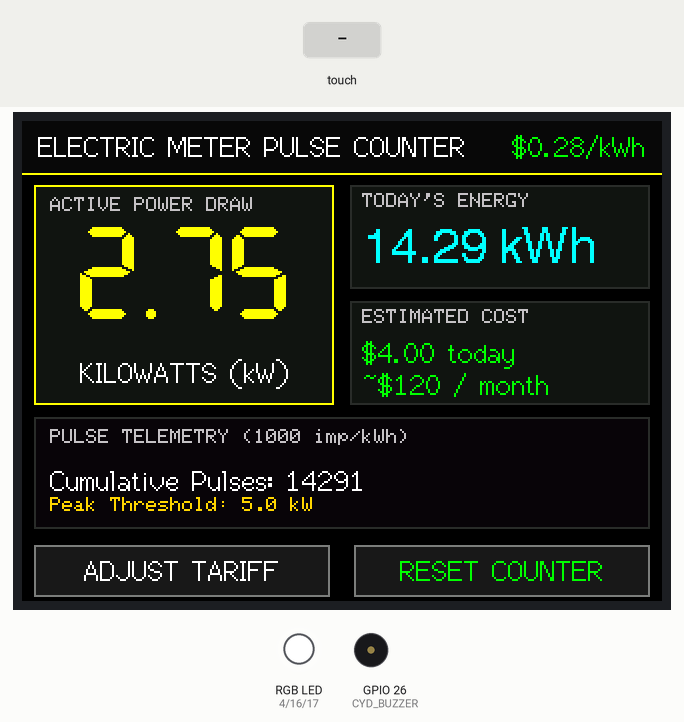
This sketch was run on a simulated ESP32. Shown: 320×240 colour display, an RGB LED mixed from three pins (HIGH = lit), buzzer (waves = sounding). Dashed ring = blinking. Inputs (shaded band) come from the test bench. Random numbers use the default seed unless the sketch sets one.

Above: at 2.2 s.
2.3 s: touch panel pressed at 13 % / 90 % of its raw x / y range
At 3.11 s:
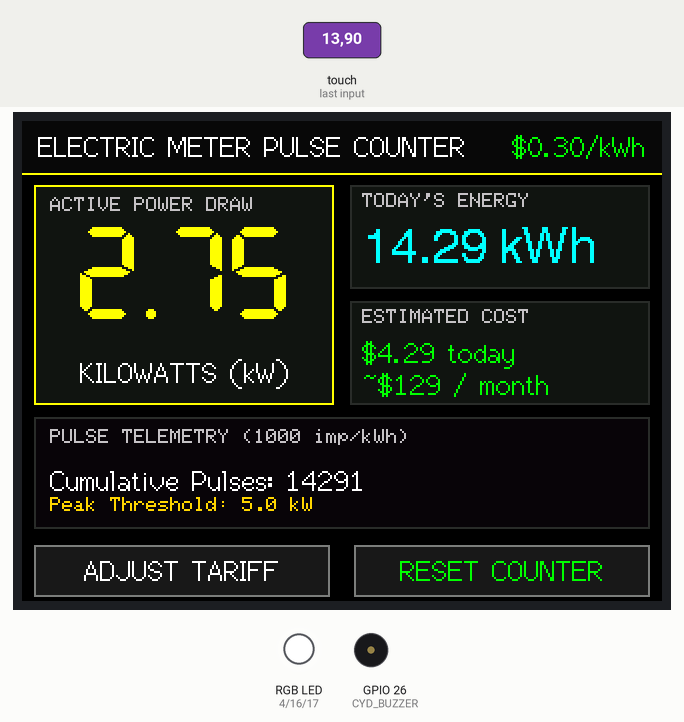
At 4.2 s:
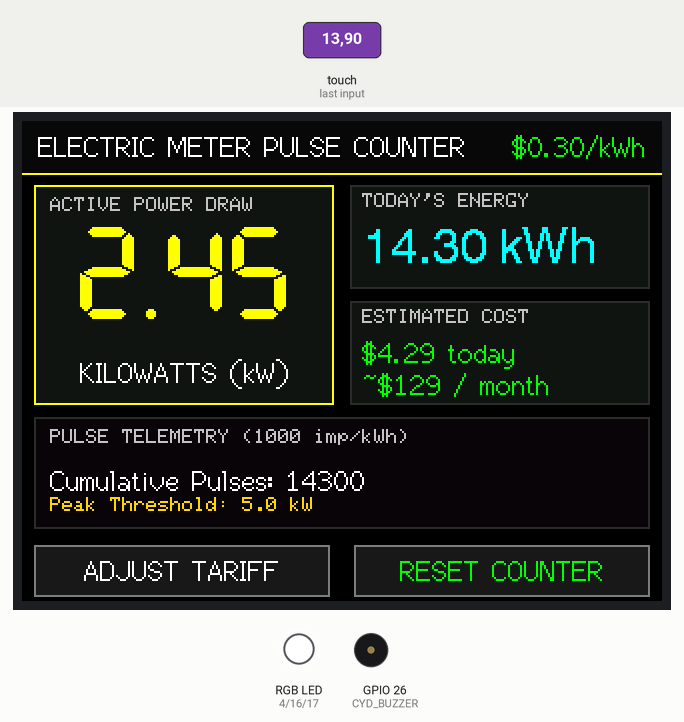
4.5 s: touch panel pressed at 38 % / 90 % of its raw x / y range
At 6.1 s:
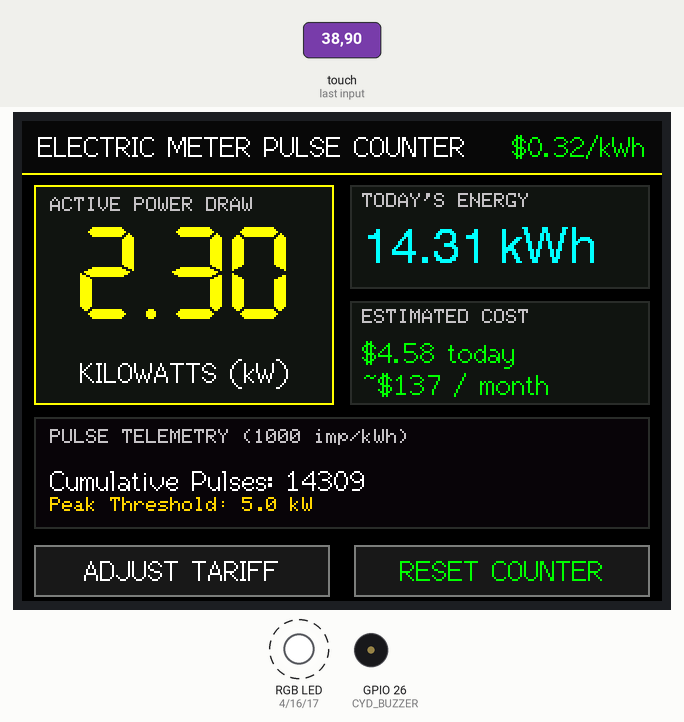
Timing chart, 0 to 12.5 s (numbered marks = the images above; inputs shaded):
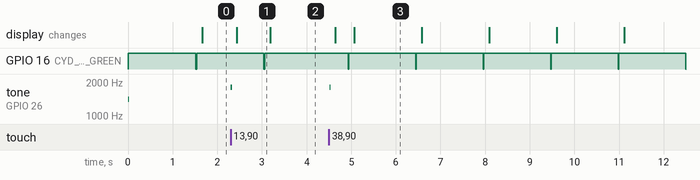

Measured:
- after the input at 2.3 s, tone on GPIO 26 (CYD_BUZZER): silent → 1800 Hz at once, → silent 0.03 s later
- after the input at 4.5 s, tone on GPIO 26 (CYD_BUZZER): silent → 1800 Hz at once, → silent 0.03 s later
- by itself, GPIO 16 (CYD_LED_GREEN): alternates HIGH for 1.5 s and LOW for 0.02 s
- what the display in image 1 shows lasts 0.8 s, from 2.4 s to 3.2 s
- what the display in image 3 shows lasts 1.5 s, from 5.1 s to 6.6 s

The sketch:

25-smart-electric-meter-pulse.ino
```cpp
// (licence header left out)
#include <Arduino.h>
#include <SPI.h>
#include <TFT_eSPI.h>
#include <XPT2046_Touchscreen.h>

// Touch Pins
#define XPT2046_IRQ 36
#define XPT2046_MOSI 32
#define XPT2046_MISO 39
#define XPT2046_CLK 25
#define XPT2046_CS 33

// Onboard Peripherals
#define CYD_LED_RED 4
#define CYD_LED_GREEN 16
#define CYD_LED_BLUE 17
#define CYD_BUZZER 26
#define CYD_LDR 34 // Onboard optical pulse detector

SPIClass touchSPI = SPIClass(VSPI);
XPT2046_Touchscreen ts(XPT2046_CS, XPT2046_IRQ);
TFT_eSPI tft = TFT_eSPI();

// Metering Constants
#define IMPULSES_PER_KWH 1000 // Standard DIN rail / utility meter pulse constant

volatile uint32_t totalPulses = 14280;
float currentKw = 2.45;
float todayKwh = 14.28;
float tariffPerKwh = 0.28; // $ / kWh
float projectedMonthlyCost = 120.50;

float peakKwLimit = 5.0; // Overload threshold
bool isOverload = false;

void beep(int freq, int durationMs) {
  tone(CYD_BUZZER, freq, durationMs);
}

void setRGB(bool r, bool g, bool b) {
  digitalWrite(CYD_LED_RED, r ? LOW : HIGH);
  digitalWrite(CYD_LED_GREEN, g ? LOW : HIGH);
  digitalWrite(CYD_LED_BLUE, b ? LOW : HIGH);
}

void drawHeader() {
  tft.fillRect(0, 0, 320, 26, isOverload ? TFT_RED : 0x0841);
  tft.drawFastHLine(0, 26, 320, TFT_YELLOW);

  tft.setTextColor(TFT_WHITE, isOverload ? TFT_RED : 0x0841);
  tft.setTextDatum(ML_DATUM);
  tft.drawString(isOverload ? "PEAK DEMAND OVERLOAD WARNING!" : "ELECTRIC METER PULSE COUNTER", 8, 13, 2);

  tft.setTextDatum(MR_DATUM);
  tft.setTextColor(isOverload ? TFT_YELLOW : TFT_GREEN, isOverload ? TFT_RED : 0x0841);
  char buf[32];
  snprintf(buf, sizeof(buf), "$%.2f/kWh", tariffPerKwh);
  tft.drawString(buf, 312, 13, 2);
}

void drawDashboard() {
  // Current Power Draw Hero Card (Left)
  tft.fillRect(6, 32, 150, 110, 0x10A2);
  tft.drawRect(6, 32, 150, 110, isOverload ? TFT_RED : TFT_YELLOW);

  tft.setTextColor(TFT_SILVER, 0x10A2);
  tft.setTextDatum(TL_DATUM);
  tft.drawString("ACTIVE POWER DRAW", 14, 38, 1);

  tft.setTextColor(isOverload ? TFT_RED : TFT_YELLOW, 0x10A2);
  tft.setTextDatum(MC_DATUM);
  char buf[32];
  snprintf(buf, sizeof(buf), "%.2f", currentKw);
  tft.drawString(buf, 81, 76, 7);

  tft.setTextColor(TFT_WHITE, 0x10A2);
  tft.drawString("KILOWATTS (kW)", 81, 126, 2);

  // Right Grid Cards (Today's Energy & Projected Cost)
  // Today's Consumption
  tft.fillRect(164, 32, 150, 52, 0x10A2);
  tft.drawRect(164, 32, 150, 52, 0x2965);
  tft.setTextColor(TFT_SILVER, 0x10A2);
  tft.setTextDatum(TL_DATUM);
  tft.drawString("TODAY'S ENERGY", 170, 36, 1);
  tft.setTextColor(TFT_CYAN, 0x10A2);
  snprintf(buf, sizeof(buf), "%.2f kWh", todayKwh);
  tft.drawString(buf, 170, 52, 4);

  // Today's Cost & Monthly Forecast
  tft.fillRect(164, 90, 150, 52, 0x10A2);
  tft.drawRect(164, 90, 150, 52, 0x2965);
  tft.setTextColor(TFT_SILVER, 0x10A2);
  tft.drawString("ESTIMATED COST", 170, 94, 1);
  tft.setTextColor(TFT_GREEN, 0x10A2);
  float costToday = todayKwh * tariffPerKwh;
  snprintf(buf, sizeof(buf), "$%.2f today", costToday);
  tft.drawString(buf, 170, 108, 2);
  snprintf(buf, sizeof(buf), "~$%.0f / month", (costToday * 30.0f));
  tft.drawString(buf, 170, 124, 2);

  // Optical Impulses Telemetry Bar
  tft.fillRect(6, 148, 308, 56, 0x0821);
  tft.drawRect(6, 148, 308, 56, 0x2965);

  tft.setTextColor(TFT_SILVER, 0x0821);
  tft.drawString("PULSE TELEMETRY (1000 imp/kWh)", 14, 154, 1);

  tft.setTextColor(TFT_WHITE, 0x0821);
  snprintf(buf, sizeof(buf), "Cumulative Pulses: %u", totalPulses);
  tft.drawString(buf, 14, 172, 2);

  snprintf(buf, sizeof(buf), "Peak Threshold: %.1f kW", peakKwLimit);
  tft.setTextColor(isOverload ? TFT_RED : TFT_GOLD, 0x0821);
  tft.drawString(buf, 14, 188, 1);

  // Bottom Buttons
  tft.fillRect(6, 212, 148, 26, 0x18C3);
  tft.drawRect(6, 212, 148, 26, TFT_DARKGREY);
  tft.setTextColor(TFT_WHITE, 0x18C3);
  tft.setTextDatum(MC_DATUM);
  tft.drawString("ADJUST TARIFF", 80, 225, 2);

  tft.fillRect(166, 212, 148, 26, 0x18C3);
  tft.drawRect(166, 212, 148, 26, TFT_DARKGREY);
  tft.setTextColor(TFT_GREEN, 0x18C3);
  tft.drawString("RESET COUNTER", 240, 225, 2);
}

void simulatePulseCounting() {
  static uint32_t lastTick = 0;
  if (millis() - lastTick > 1500) {
    lastTick = millis();

    // Grid power load fluctuation
    currentKw = constrain(currentKw + ((rand() % 9) - 4) * 0.15f, 0.45f, 6.50f);
    isOverload = (currentKw >= peakKwLimit);

    // Generate optical LED pulse
    totalPulses += (uint32_t)(currentKw * 4);
    todayKwh = (float)totalPulses / (float)IMPULSES_PER_KWH;

    if (isOverload) {
      setRGB(true, false, false); // Red overload
      beep(2800, 40);
    } else {
      setRGB(false, true, false); // Green pulse flash
      delay(15);
      setRGB(false, false, false);
    }

    drawHeader();
    drawDashboard();
  }
}

void setup() {
  Serial.begin(115200);

  pinMode(CYD_LED_RED, OUTPUT);
  pinMode(CYD_LED_GREEN, OUTPUT);
  pinMode(CYD_LED_BLUE, OUTPUT);
  setRGB(false, false, false);

  pinMode(CYD_BUZZER, OUTPUT);
  beep(1400, 30);

  touchSPI.begin(XPT2046_CLK, XPT2046_MISO, XPT2046_MOSI, XPT2046_CS);
  ts.begin(touchSPI);
  ts.setRotation(1);

  tft.init();
  tft.setRotation(1);
  tft.fillScreen(TFT_BLACK);

  drawHeader();
  drawDashboard();
}

void loop() {
  simulatePulseCounting();

  if (ts.touched()) {
    TS_Point p = ts.getPoint();
    int touchX = map(p.x, 200, 3700, 0, 320);
    int touchY = map(p.y, 240, 3800, 0, 240);

    if (touchY > 210) {
      if (touchX < 160) {
        tariffPerKwh += 0.02f;
        if (tariffPerKwh > 0.50f) tariffPerKwh = 0.18f;
        beep(1800, 25);
      } else {
        totalPulses = 0;
        todayKwh = 0.00;
        beep(2200, 40);
      }
      drawHeader();
      drawDashboard();
      delay(250);
    }
  }

  delay(40);
}
```
